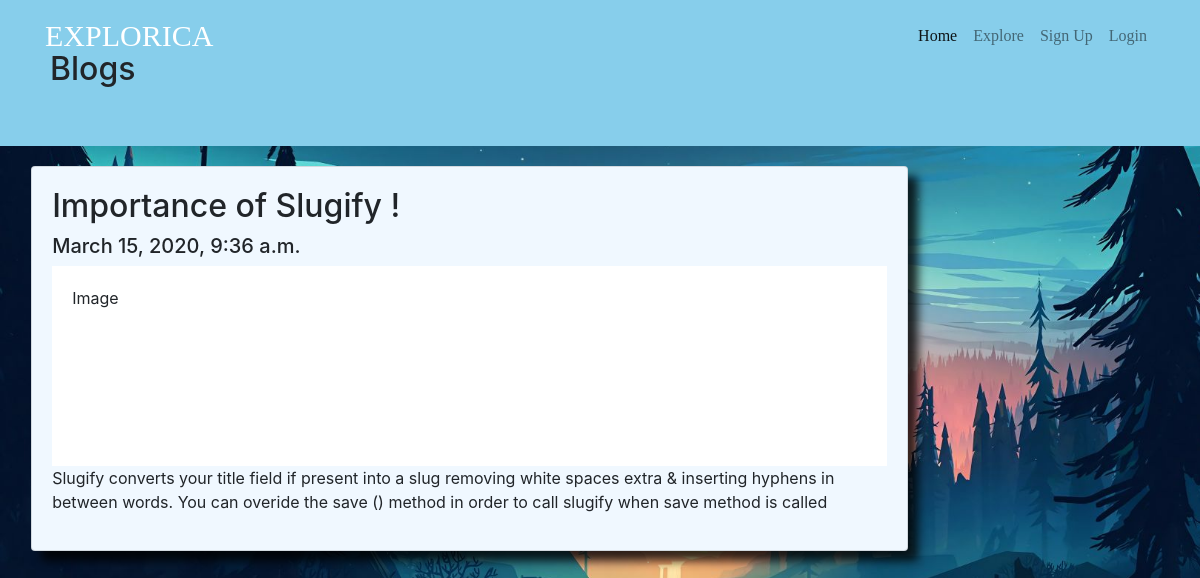
/blog/importance-of-slugify/, run on the app's committed database.
### blog/models.py (models this page shows, shortened)
class Article(models.Model):
    article_image = models.ImageField(upload_to='images/', blank=True)
    article_title = models.CharField(max_length=50)
    user = models.ForeignKey(User, related_name='author', default=1, on_delete=models.CASCADE)
    article_about = models.TextField()
    slug = models.SlugField(unique=True, default=2)
    date_published = models.DateTimeField(auto_now_add=True)

### blog/views.py (the view)
# urls.py: path('<slug>/', views.blog_detail, name='detail-blog'),
def blog_detail(request, slug):
    single_blog = Article.objects.get(slug=slug)
    return render(request, 'blog/blog_detail.html', {'single_blog': single_blog})

### blog/templates/blog/blog_detail.html
{% extends 'main/base.html' %}
{% block content %}
    <div class="header">
      <h2> Blogs </h2>
    </div>
    <div class="row">
      <div class="leftcolumn">
        <div class="card">
          <h2>{{ single_blog.article_title }}</h2>
          <h5>{{ single_blog.date_published }}</h5>
          <div class="fakeimg" style="height:200px;">Image</div>
          <p>{{ single_blog.article_about }}</p>
        </div>
      </div>
    </div>
{% endblock %}

### main/static/main/style.css (style rules this page uses)
body { background-image: url("images/c.jpg"); background-size: cover ; }
.card { margin-top:15%; margin-left: 5%; position:relative; transition: 3s; box-shadow: 10px 10px 10px rgba(0,0,0,0.8); }
.header { padding: 50px; font-size: 40px; text-align: left; background: skyblue; }
.leftcolumn { float: left; width: 75%; }
.fakeimg { background-color: white; width: 100%; padding: 20px; }
.card { background-color: aliceblue; padding: 20px; margin-top: 20px; }

### data on the page
Article: article_title "Importance of Slugify !", date_published "March 15, 2020, 9:36 a.m.", article_about "Slugify converts your title field if present into a slug removing white spaces extra & inserting hyphens in between words. You can overide the save () method in order to call slugify when save method is called"
